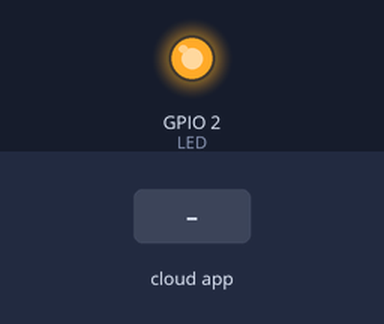
Simulated run of this sketch. Board: ESP8266 (NodeMCU). Shown: output pins drawn as LEDs (lit = HIGH). Inputs (shaded band) come from the test bench. WiFi joins after 1.5 s; servers stay silent unless stated; what the sketch prints to the serial monitor is not drawn.

Above: at 2.7 s.
2.8 s: the phone or cloud app sets esp to 1
At 3.9 s:
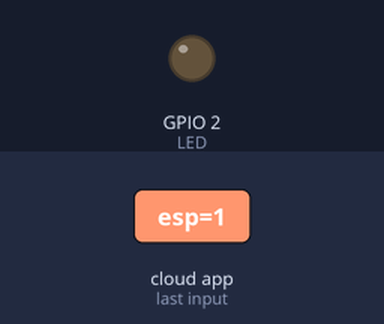
4.3 s: the phone or cloud app sets esp to 0
At 5.1 s:
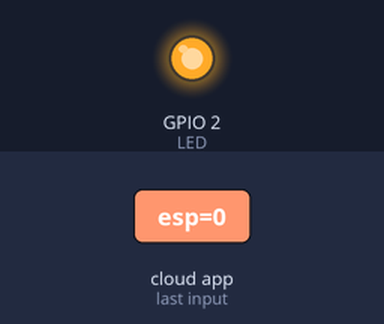
Timing chart, 0 to 7.3 s (numbered marks = the images above; inputs shaded):
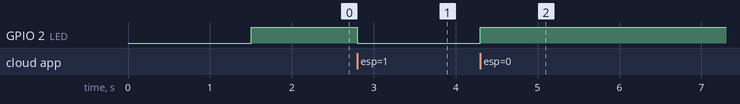

Measured:
- after the input at 2.8 s, GPIO 2 (LED): HIGH → LOW at once
- after the input at 4.3 s, GPIO 2 (LED): LOW → HIGH at once

The sketch:

fuaxmoESP.ino
```cpp
#include <Arduino.h>
#include <ESP8266WiFi.h>

#include "fauxmoESP.h"
#include "credentials.h"

#define SERIAL_BAUDRATE                 115200
#define LED                             2

fauxmoESP fauxmo;

// -----------------------------------------------------------------------------
// Wifi
// -----------------------------------------------------------------------------

void wifiSetup() {

    // Set WIFI module to STA mode
    WiFi.mode(WIFI_STA);

    // Connect
    Serial.printf("[WIFI] Connecting to %s ", WIFI_SSID);
    WiFi.begin(WIFI_SSID, WIFI_PASS);

    // Wait
    while (WiFi.status() != WL_CONNECTED) {
        Serial.print(".");
        delay(100);
    }
    Serial.println();

    // Connected!
    Serial.printf("[WIFI] STATION Mode, SSID: %s, IP address: %s\n", WiFi.SSID().c_str(), WiFi.localIP().toString().c_str());

}


void setup() {

    // Init serial port and clean garbage
    Serial.begin(SERIAL_BAUDRATE);
    Serial.println();
    Serial.println();

    // Wifi
    wifiSetup();


    // LED
    pinMode(LED, OUTPUT);
    digitalWrite(LED, HIGH);

    // Fauxmo
    //Here you can add or subtract devices
    fauxmo.addDevice("esp");


    // fauxmoESP 2.0.0 has changed the callback signature to add the device_id, this WARRANTY
    // it's easier to match devices to action without having to compare strings.
    fauxmo.onMessage([](unsigned char device_id, const char * device_name, bool state) {
        Serial.printf("[MAIN] Device #%d (%s) state: %s\n", device_id, device_name, state ? "ON" : "OFF");
        digitalWrite(LED, !state);
    });

}

void loop() {

    // Since fauxmoESP 2.0 the library uses the "compatibility" mode by
    // default, this means that it uses WiFiUdp class instead of AsyncUDP.
    // The later requires the Arduino Core for ESP8266 staging version
    // whilst the former works fine with current stable 2.3.0 version.
    // But, since it's not "async" anymore we have to manually poll for UDP
    // packets
    fauxmo.handle();

}
```

credentials.h
```cpp
//Enter your SSID and Password below.
#define WIFI_SSID "TP-LINK_DECE"
#define WIFI_PASS "58076439"
```
